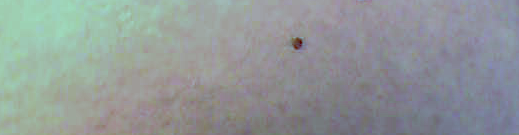
#> input picture L (1).png, 519 x 135 px
$ python 001.py 'L (1).png' 5   (Python 2 division)
#> lines starting #> are read from the running program, lines starting #| are printed output that depends on the picture
from SimpleCV import Camera, Display, Image
import numpy as np
import matplotlib.pyplot as plt


def classify(im, K, show=False):
    """ classify    - classify an image using k-means algorithm.

    Arguments:
        * im            - an image (ndarray) or a filename.
        * K             - number of classes.
        * show  = False - if True, display the image and the classes.

    Return:
        * imClasses     - the classes of the image (ndarray, 2D).

    See also:
        * kMeans        - K-means algorithm.
    """
#> called with im = 'L (1).png', K = 5, show = True

    # Load image
    if type(im) is str:
        im = plt.imread(im)
#> im is the input picture: shape (135, 519, 4) float32; mean R, G, B, A 0.57, 0.596, 0.597, 1

    # Reshape and apply k-mean
    values = im.reshape((im.shape[0] * im.shape[1], -1))
    centers, classes = kMeans(values, K)
#> in kMeans, `X = Y[np.random.permutation(Y.shape[0])[0:K], :]`: X = [[0.616, 0.729, 0.639, 1], [0.557, 0.569, 0.584, 1], [0.529, 0.541, 0.557, 1], [0.62, 0.604, 0.627, 1], [0.471, 0.478, 0.541, 1]]
#> centers = [[0.621, 0.771, 0.684, 1], [0.581, 0.572, 0.606, 1], [0.525, 0.523, 0.563, 1], [0.622, 0.651, 0.619, 1], [0.478, 0.471, 0.496, 1]]
    imClasses = classes.reshape((im.shape[0], im.shape[1]))
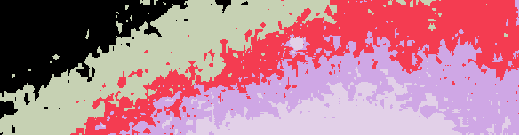
#> imClasses: shape (135, 519) int64; 5 distinct labels, from 0 to 4; one colour per label, 0 black

    # Display
    if show:
        cmap = 'gray' if im.ndim < 3 else None
        plt.subplot(121), plt.imshow(im, cmap=cmap), plt.title('Image')
        plt.subplot(122), plt.imshow(imClasses), plt.title('Classes')
        plt.show()
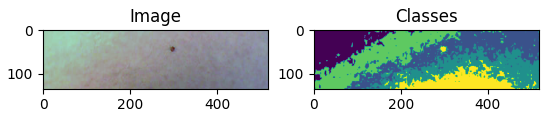
#> figure drawn by matplotlib, 2 panels

    # The end
    return imClasses


def kMeans(Y, K, maxIter=99):
    """ kMeans      - K-means clustering algorithm.

    Arguments:
        * Y                 - data to be classified, row by row (ndarray, 2D).
        * K                 - number of classes.
        * maxIter   = 99    - maximum number of iterations

    Return:
        * X                 - center of the classes, row by row (ndarray, 2D).
        * C                 - classes of the elements in Y (ndarray, 1D).

    See also:
        * nearestNeighbor   - nearest-neighbor classification.
    """

    # Check dimensions
    if Y.ndim != 2:
        raise Exception('data matrix must be a 2D ndarray')

    # Initialize with K values from Y
    X = Y[np.random.permutation(Y.shape[0])[0:K], :]
    C = nearestNeighbor(Y, X)

    # Optimize Y and I alternatively
    for n in range(maxIter):
        X = updateCenters(Y, C)
        old, C = C, nearestNeighbor(Y, X)

        # Stop if convergence
        if all(C == old):
            break

    # Return centers and classes
    return X, C


def nearestNeighbor(Y, X):
    """ nearestNeighbor     - nearest neighbor classification.

    Arguments:
        * Y     - data to be classified, row by row (ndarray, 2D).
        * X     - center of the classes, row by row (ndarray, 2D).

    Return:
        * C     - classes of the data from the nearest neighbor (ndarray, 1D).

    See also:
        * kMeans    - K-means classification.
    """

    # Check dimensions
    if Y.ndim != 2 or X.ndim != 2:
        raise Exception('Y and X matrices must be 2D ndarrays')
    if Y.shape[1] != X.shape[1]:
        raise Exception('Y and X matrices must have the same number of columns')

    # Find c(i) = arg min(j) || Yi - Xj ||
    dist2 = np.sum(Y**2, 1).reshape(-1, 1) + np.sum(X**2, 1).reshape(1, -1) - 2 * np.dot(Y, X.T)
    return dist2.argmin(1)


def updateCenters(Y, C):
    """ updateCenters   - update the centers of the classes (during k-means).

    Arguments:
        * Y     - data to be classified, row by row (ndarray, 2D).
        * C     - classes of the data (ndarray, 1D).

    Return:
        * X     - center of the classes, row by row (ndarray, 2D).

    See also:
        * kMeans            - k-means classification.
        * nearestNeighbor   - nearest neighbor classification.
    """

    # Check dimensions
    if Y.ndim != 2:
        raise Exception('data matrix must be a 2D ndarray')
    if C.ndim != 1:
        raise Exception('classes matrix must be a 1D ndarray')
    if Y.shape[0] != C.shape[0]:
        raise Exception('Y and C matrix must have the same number of rows')

    # Create an empty array
    K = C.max() + 1
    X = np.ndarray((K, Y.shape[1]), Y.dtype)

    # Compute barycenters
    for k in range(K):
        X[k,:] = Y[C == k,:].mean(0)

    # Return them
    return X


# If launched as a script
if __name__ == '__main__':
    import sys

    # Display usage if not enough arguments
    if len(sys.argv) != 3:
        print 'Usage:'
        print '   ', sys.argv[0], '<image.png> <K>'

    # Launch example
    else:
        imName, K = sys.argv[1], int(sys.argv[2])
        classify(imName, K, True)

$ run again, on L (11).png
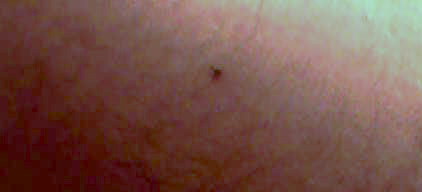
#> input picture L (11).png, 422 x 192 px
#> in classify, im is the input picture: shape (192, 422, 4) float32; mean R, G, B, A 0.464, 0.327, 0.292, 1
#> X = [[0.357, 0.137, 0.129, 1], [0.576, 0.49, 0.412, 1], [0.427, 0.259, 0.259, 1], [0.271, 0.0706, 0, 1], [0.263, 0.0235, 0.0235, 1]]
#> centers = [[0.483, 0.362, 0.334, 1], [0.678, 0.714, 0.641, 1], [0.636, 0.508, 0.482, 1], [0.4, 0.24, 0.208, 1], [0.304, 0.0945, 0.0582, 1]]
#> in classify, `imClasses = classes.reshape((im.shape[0], im.shape[1]))`:
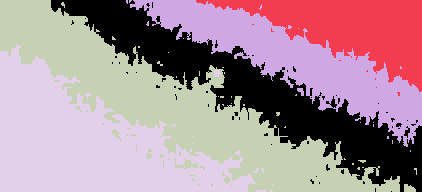
#> imClasses: shape (192, 422) int64; 5 distinct labels, from 0 to 4; one colour per label, 0 black
#> in classify, `plt.show()`:
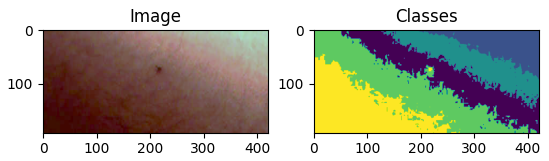
#> figure drawn by matplotlib, 2 panels

$ run again, on L (12).png
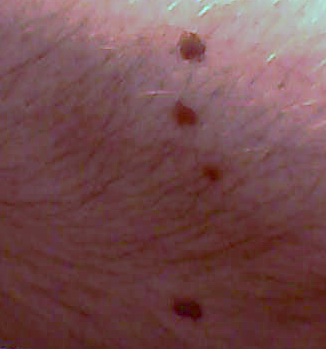
#> input picture L (12).png, 326 x 350 px
#> in classify, im is the input picture: shape (350, 326, 4) float32; mean R, G, B, A 0.461, 0.306, 0.313, 1
#> X = [[0.396, 0.224, 0.2, 1], [0.604, 0.412, 0.478, 1], [0.365, 0.243, 0.224, 1], [0.353, 0.188, 0.192, 1], [0.714, 0.694, 0.694, 1]]
#> centers = [[0.405, 0.241, 0.253, 1], [0.661, 0.492, 0.522, 1], [0.5, 0.359, 0.386, 1], [0.359, 0.178, 0.165, 1], [0.718, 0.692, 0.681, 1]]
#> in classify, `imClasses = classes.reshape((im.shape[0], im.shape[1]))`:
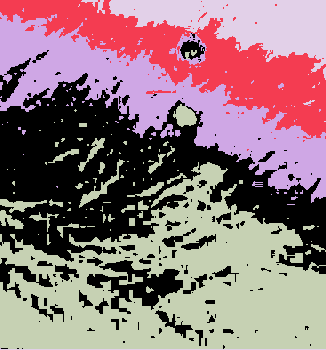
#> imClasses: shape (350, 326) int64; 5 distinct labels, from 0 to 4; one colour per label, 0 black
#> in classify, `plt.show()`:
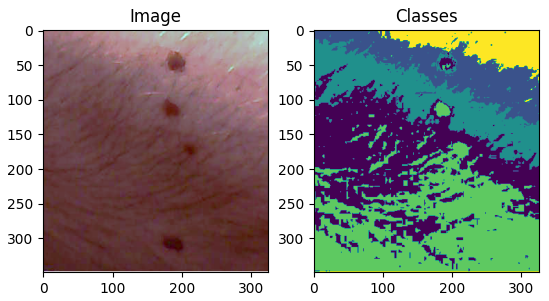
#> figure drawn by matplotlib, 2 panels

$ run again, on L (13).png
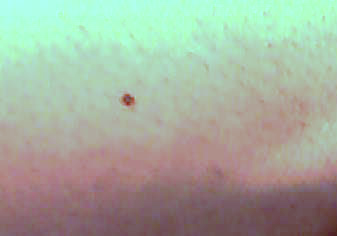
#> input picture L (13).png, 337 x 236 px
#> in classify, im is the input picture: shape (236, 337, 4) float32; mean R, G, B, A 0.643, 0.676, 0.616, 1
#> X = [[0.416, 0.282, 0.271, 1], [0.686, 0.851, 0.769, 1], [0.682, 0.608, 0.549, 1], [0.686, 0.988, 0.831, 1], [0.439, 0.314, 0.318, 1]]
#> centers = [[0.448, 0.331, 0.35, 1], [0.686, 0.775, 0.688, 1], [0.685, 0.598, 0.57, 1], [0.686, 0.973, 0.82, 1], [0.574, 0.438, 0.456, 1]]
#> in classify, `imClasses = classes.reshape((im.shape[0], im.shape[1]))`:
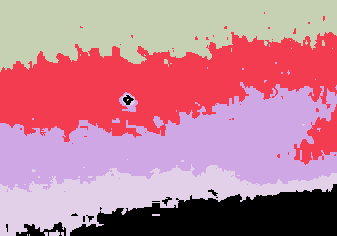
#> imClasses: shape (236, 337) int64; 5 distinct labels, from 0 to 4; one colour per label, 0 black
#> in classify, `plt.show()`:
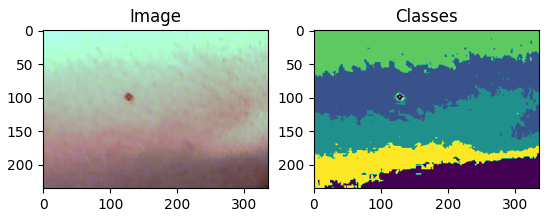
#> figure drawn by matplotlib, 2 panels
